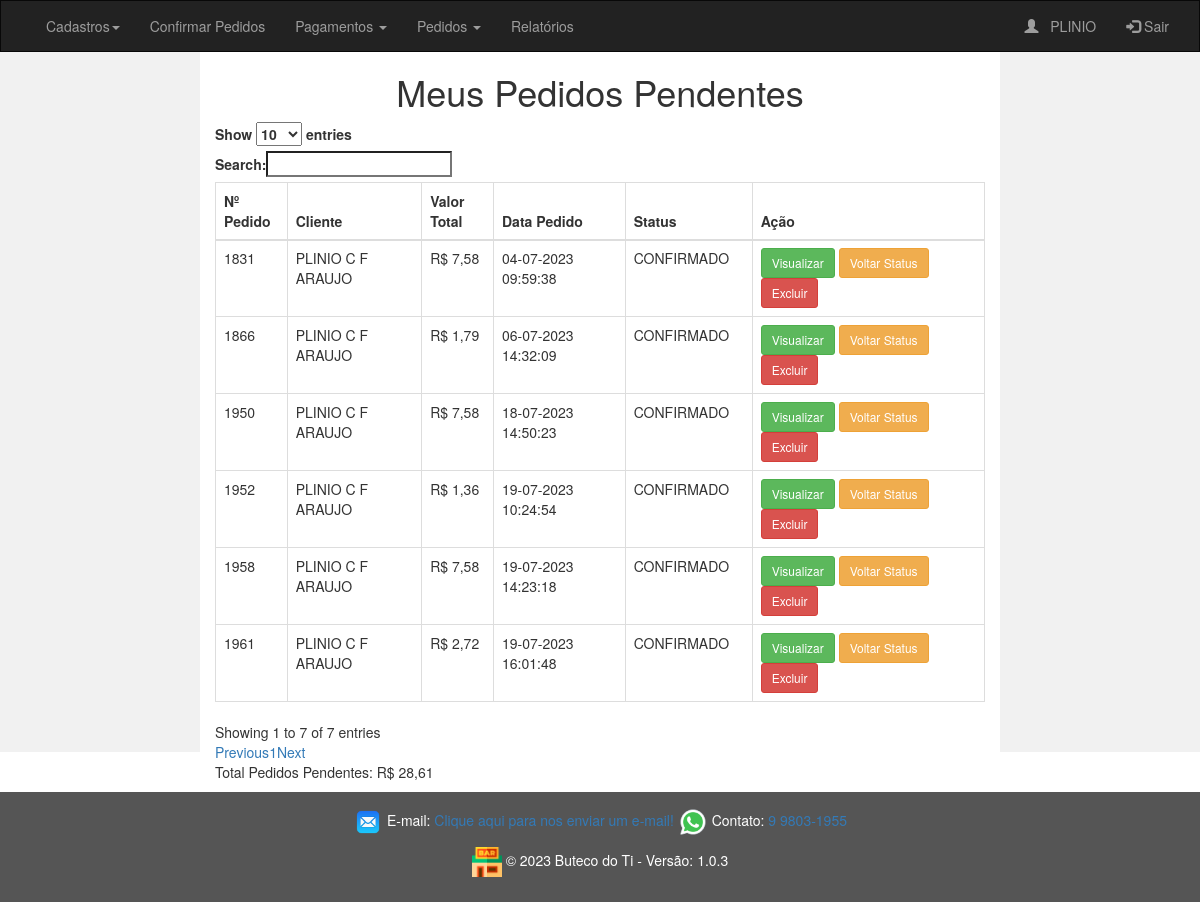
Screenshot of /view/meuspedidos.php (signed in) with the database file from the repository.
### tables this page shows
CREATE TABLE IF NOT EXISTS `pedido` (
  `id_pedido` int(11) NOT NULL AUTO_INCREMENT,
  `id_cliente` int(11) NOT NULL,
  `total` double NOT NULL,
  `data` datetime NOT NULL,
  `status` varchar(50) NOT NULL,
  `autorizado` varchar(45) DEFAULT NULL,
  `data_autorizado` datetime DEFAULT NULL,
  PRIMARY KEY (`id_pedido`),
  KEY `fk_pedido_cliente1_idx` (`id_cliente`)
);

CREATE TABLE IF NOT EXISTS `cliente` (
  `id_cliente` int(11) NOT NULL AUTO_INCREMENT,
  `nome` varchar(150) NOT NULL,
  `status` varchar(50) NOT NULL,
  PRIMARY KEY (`id_cliente`)
);

### model/banco.php (called while the page is built)
<?php
	class Conexao{
		function executaSQL($sql) {
			$dsn = 'mysql:dbname=pedido;host=localhost';
			$user = 'leao';
			$pass = '..oaeL@leao..';
			try{
	        	$con = new PDO($dsn, $user, $pass);
	        	$con->setAttribute(PDO::ATTR_ERRMODE, PDO::ERRMODE_EXCEPTION);
	        	$res = $con->query($sql);
	        	return $res;
	    	}catch(PDOException $e){
				echo $e;
			die();
	    	}
		}
	}
  ?>

### model/pedido.php (called while the page is built, shortened)
<?php
	include_once('banco.php');
	class Pedido{
		function buscarPC($id_cliente){
			try{
				$sql = "select id_pedido,nome as Nome,total as Total,p.data as Data,p.status as Status from pedido as p
					inner join cliente as cl on p.id_cliente = cl.id_cliente
					where  p.id_cliente = $id_cliente";
				$bd = new Conexao();
				return $bd->executaSQL($sql);
			} catch (Exception $e){
				print $e;
			}
		}
	}
 ?>

### view/meusPedidos.php (the view, shortened to what this page needs)
<?php
  include_once("../model/pedido.php");
  include_once("../control/funcoes.php");
 ?>
<!DOCTYPE html>
<html>
<head>
  <link rel="stylesheet" href="https://maxcdn.bootstrapcdn.com/bootstrap/3.4.0/css/bootstrap.min.css">
  <link rel="stylesheet" type="text/css" href="estilo.css">
</head>
<body>
<nav class="navbar navbar-inverse">
  <div class="container-fluid">
    <div class="collapse navbar-collapse" id="myNavbar">
      <ul class="nav navbar-nav">
        <?php  if($_SESSION['id_perfil'] == '1'){menuAdm();}else{menuUsu();}?>
      </ul>
      <ul class="nav navbar-nav navbar-right">
          <li><a href="#"><span class="glyphicon glyphicon-user"></span> &nbsp; <?php if(isset($_SESSION['usuario'])){ echo $_SESSION['usuario'];$usu =(int)$_SESSION['id_cliente']; } ?></a></li>
          <li><a href="../control/sair.php"><span class="glyphicon glyphicon-log-in"></span> Sair</a></li>
        </ul>
    </div>
  </div>
</nav>
<div class="container-fluid text-center">
  <div class="row content">
    <div class="col-sm-2 sidenav">
    </div>
    <div class="col-sm-8 text-left">
      <h1 align="center">Meus Pedidos Pendentes</h1>
      <table id="pedidos" class="table table-hover table-bordered table-responsive" >
         <thead>
           <tr>
             <th>Nº Pedido</th>
             <th>Cliente</th>
             <th>Valor Total</th>
             <th>Data Pedido</th>
             <th>Status</th>
             <th>Ação</th>
           </tr>
       </thead>
       <tbody>
        <tr>
          <?php
            $total = 0;
            $pedido = new Pedido();
            $x = $pedido->buscarPC($usu);
            foreach ($x as $key) {
              if($key['Status'] == 'CONFIRMADO'){
                echo "<td>".$key['id_pedido']."</td>";
                echo "<td>".$key['Nome']."</td>";
                echo "<td>R$ ".number_format($key['Total'],2,',','.')."</td>";
                echo "<td>".date('d-m-Y H:i:s',strtotime($key['Data']))."</td>";
                echo "<td>".$key['Status']."</td>";
                echo "<td> <a class='btn btn-success btn-sm' href='../control/pedido.php?v2=".$key['id_pedido']."'>Visualizar</a> ";
                if($_SESSION['id_perfil'] == '1' AND $key['Status'] == 'CONFIRMADO'){
                  echo "<a class='btn btn btn-warning btn-sm' href='../control/pedido.php?v6=".$key['id_pedido']."'>Voltar Status</a> ";;
                  echo "<a class='btn btn-danger btn-sm' href='../control/pedido.php?v7=".$key['id_pedido']."'>Excluir</a></td>";
                }
                echo "</tr>";
                $total += $key['Total'];
              }
            }
           ?>
        </tbody>
       </table>
         <p> Total Pedidos Pendentes: R$ <?php echo number_format($total,2,',','.'); ?></p>
    </div>
    <div class="col-sm-2 sidenav">
    </div>
  </div>
</div>
<?php footer();?>
</body>
</html>

### control/funcoes.php (shortened to what this page needs)
<?php
    function footer() {
        if(isset($_SESSION['usuario'])){
            $usuario = $_SESSION['usuario'];
        }else{
            $usuario = 'Novo Usuario';
        }
        echo "
            <footer class='container-fluid text-center'>
            <p><img src='../icons/email.png' height='30' width='30'></img> E-mail: <a href='mailto:obrplinio18@gmail.com?subject=Usuário: ".$usuario."'>Clique aqui para nos enviar um e-mail!</a>
            <img src='../icons/wts.png' height='30' width='30'></img> Contato:<a  target='_blank' href='https://api.whatsapp.com/send?phone=5543998031955'> 9 9803-1955</a></p>
            <p><img src='../icons/icon.png' height='30' width='30'></img>  © 2023 Buteco do Ti - Versão: 1.0.3</p>
            </footer>";
    }
    function menuAdm(){
        echo "
            <li class='dropdown'>
                <a class='dropdown-toggle' href='#' id='navbarDropdownMenuLink' data-toggle='dropdown'>
                Cadastros<span class='caret'></span>
                </a>
                <ul class='dropdown-menu dropdown-menu-left'>
                    <li><a href='cadCliente.php'>Cadastro de Clientes</a></li>
                    <li><a href='cadFornecedor.php'>Cadastro de Fornecedores</a></li>
                    <li><a href='cadProduto.php'>Cadastro de Produtos</a></li>
                    <li><a href='cadUsuario.php'>Cadastro de Usuários</a></li>
                </ul>
            </li>
            <li><a href='confpedido.php'>Confirmar Pedidos </a></li>
            <li class='dropdown'>
                <a class='dropdown-toggle' href='#' id='navbarDropdownMenuLink' data-toggle='dropdown'>
                Pagamentos <span class='caret'></span>
                </a>
                <ul class='dropdown-menu dropdown-menu-left'>
                    <li><a href='pagamento.php'>Novo Pagamento</a></li>
                    <li><a href='meuspagamento.php'>Meus Pagamento</a></li>
                </ul>
            </li>
            <li class='dropdown'>
                <a class='dropdown-toggle' href='#' id='navbarDropdownMenuLink' data-toggle='dropdown'>
                Pedidos <span class='caret'></span>
                </a>
                <ul class='dropdown-menu dropdown-menu-left'>
                    <li><a href='pedido.php'>Novo Pedido</a></li>
                    <li><a href='meuspedidos.php'>Meus Pedidos</a></li>
                </ul>
            </li>
            <li><a href='relatorio.php'>Relatórios</a></li>"
            ;
    }
?>

### view/estilo.css (style rules this page uses)
.navbar { margin-bottom: 0; border-radius: 0; }
.row.content { height: 700px }
.sidenav { padding-top: 20px; background-color: #f1f1f1; height: 100%; }
footer { background-color: #555; color: white; padding: 15px; }

### rows the page displays
pedido: id_pedido "1831", id_cliente.nome "PLINIO C F ARAUJO", total "7,58", data "04-07-2023 09:59:38", status "CONFIRMADO"
pedido: id_pedido "1866", id_cliente.nome "PLINIO C F ARAUJO", total "1,79", data "06-07-2023 14:32:09", status "CONFIRMADO"
pedido: id_pedido "1950", id_cliente.nome "PLINIO C F ARAUJO", total "7,58", data "18-07-2023 14:50:23", status "CONFIRMADO"
pedido: id_pedido "1952", id_cliente.nome "PLINIO C F ARAUJO", total "1,36", data "19-07-2023 10:24:54", status "CONFIRMADO"
pedido: id_pedido "1958", id_cliente.nome "PLINIO C F ARAUJO", total "7,58", data "19-07-2023 14:23:18", status "CONFIRMADO"
pedido: id_pedido "1961", id_cliente.nome "PLINIO C F ARAUJO", total "2,72", data "19-07-2023 16:01:48", status "CONFIRMADO"

### other values shown
$_SESSION['usuario'] "PLINIO"
$total "28,61"
